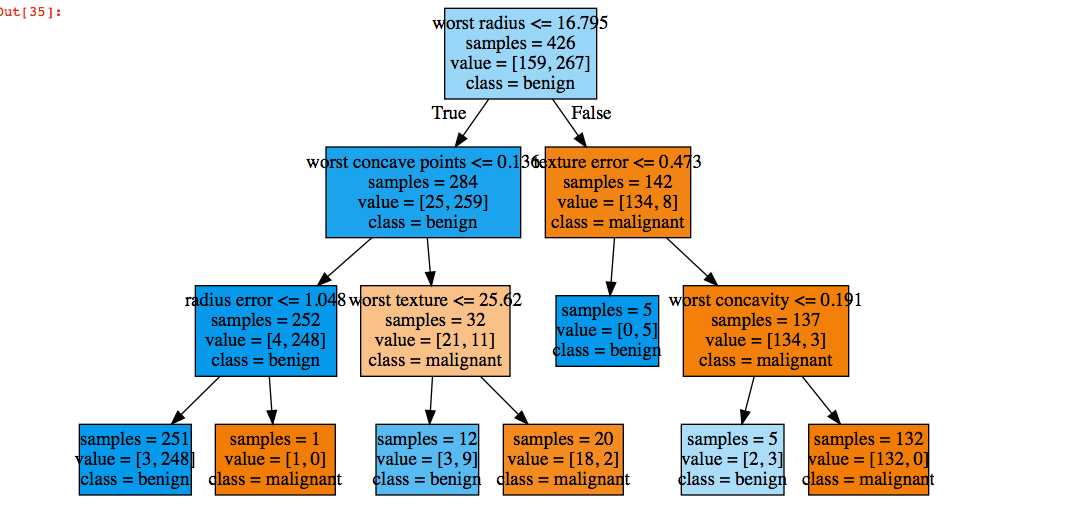

This figure's Python source:

# coding: utf-8

# In[49]:


from sklearn.tree import DecisionTreeClassifier
from sklearn import datasets
from sklearn.model_selection import train_test_split
import pandas as pd


# In[7]:


cancer = datasets.load_breast_cancer()


# In[48]:


cancer.keys()


# In[40]:


cancer['feature_names']


# In[53]:


cancer['data']


# In[8]:


X_train, X_test, y_train, y_test = train_test_split(
        cancer.data, cancer.target, stratify=cancer.target, random_state=42)


# In[9]:


tree = DecisionTreeClassifier(random_state=0)


# In[10]:


tree.fit(X_train, y_train)


# In[12]:


print("accuracy on training set: %f" % tree.score(X_train, y_train))
print("accuracy on test set: %f" % tree.score(X_test, y_test))


# In[ ]:


# Overfitting


# In[13]:


# Pruning  reducing the depth to control overfitting


# In[28]:


tree = DecisionTreeClassifier(max_depth=3, random_state=0)
tree.fit(X_train, y_train)


# In[29]:


print("accuracy on training set: %f" % tree.score(X_train, y_train))
print("accuracy on test set: %f" % tree.score(X_test, y_test))


# In[44]:


# Because of pruning got better result on test data


# In[30]:


from sklearn.tree import export_graphviz


# In[31]:


# Exporting the graphviz


# In[32]:


export_graphviz(tree, out_file="mytree.dot", class_names=["malignant", "benign"],
                    feature_names=cancer.feature_names, impurity=False, filled=True)


# In[33]:


# Importing the graphviz


# In[34]:


import graphviz

with open("mytree.dot") as f:
    dot_graph = f.read()
    


# In[35]:


graphviz.Source(dot_graph)
